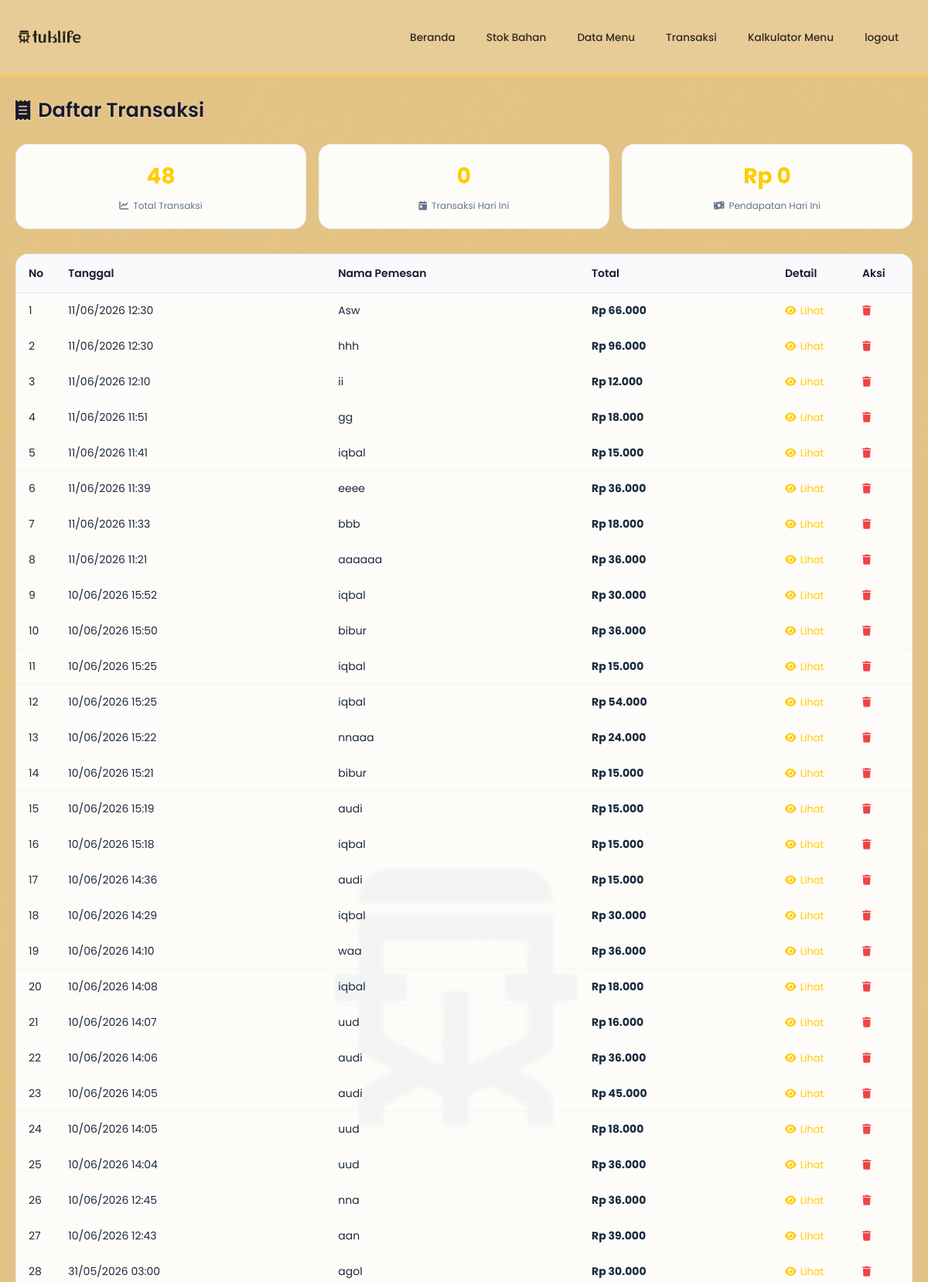
The page /modules/transaksi/index.php (upper part) on the database its author committed.
### tables this page shows
CREATE TABLE `transaksi` (
  `id_transaksi` int NOT NULL,
  `tgl_transaksi` timestamp NULL DEFAULT CURRENT_TIMESTAMP,
  `total` int DEFAULT NULL,
  `nama_pemesan` varchar(150) DEFAULT NULL,
  `cash` int NOT NULL DEFAULT '0',
  `change` int NOT NULL DEFAULT '0'
);

### includes/fungsi.php (called while the page is built, shortened)
<?php
function rupiah($angka) {
    return "Rp " . number_format($angka, 0, ',', '.');
}
?>

### modules/transaksi/index.php (the view)
<?php
include '../../config/database.php';
include '../../includes/fungsi.php';
include '../../includes/header.php';
$query = "SELECT * FROM transaksi ORDER BY id_transaksi DESC";
$result = mysqli_query($conn, $query);
$totalTransaksi = $result ? mysqli_num_rows($result) : 0;
$queryHariIni = "SELECT COUNT(*) as total, COALESCE(SUM(total), 0) as pendapatan
                FROM transaksi
                WHERE tgl_transaksi >= CONCAT(CURDATE(), ' 12:00:00')
                AND tgl_transaksi < CONCAT(DATE_ADD(CURDATE(), INTERVAL 1 DAY), ' 12:00:00')";
$resultHariIni = mysqli_query($conn, $queryHariIni);
$dataHariIni = mysqli_fetch_assoc($resultHariIni);
?>
<h1><i class="fas fa-receipt"></i> Daftar Transaksi</h1>
<div class="stats-grid">
    <div class="stat-card">
        <div class="stat-value"><?= $totalTransaksi ?></div>
        <div class="stat-label"><i class="fas fa-chart-line"></i> Total Transaksi</div>
    </div>
    <div class="stat-card">
        <div class="stat-value"><?= $dataHariIni['total'] ?></div>
        <div class="stat-label"><i class="fas fa-calendar-day"></i> Transaksi Hari Ini</div>
    </div>
    <div class="stat-card">
        <div class="stat-value"><?= rupiah($dataHariIni['pendapatan']) ?></div>
        <div class="stat-label"><i class="fas fa-money-bill-wave"></i> Pendapatan Hari Ini</div>
    </div>
</div>
<div class="table-wrapper">
    <table>
        <thead>
            <tr>
                <th width="50">No</th>
                <th>Tanggal</th>
                <th>Nama Pemesan</th>
                <th>Total</th>
                <th width="100">Detail</th>
                <th width="80">Aksi</th>
            </tr>
        </thead>
        <tbody>
            <?php
            $no = 1;
            if(mysqli_num_rows($result) > 0):
                while($row = mysqli_fetch_assoc($result)): ?>
                <tr>
                    <td><?= $no++ ?></td>
                    <td><?= date('d/m/Y H:i', strtotime($row['tgl_transaksi'])) ?></td>
                    <td><?= htmlspecialchars($row['nama_pemesan'] ?? '-') ?></td>
                    <td><strong><?= rupiah($row['total']) ?></strong></td>
                    <td>
                        <a href="detail.php?id=<?= $row['id_transaksi'] ?>" class="action-link">
                            <i class="fas fa-eye"></i> Lihat
                        </a>
                    </td>
                    <td>
                        <a href="hapus.php?id=<?= $row['id_transaksi'] ?>" class="action-link action-link-danger" onclick="return confirm('Yakin hapus transaksi ini?')">
                            <i class="fas fa-trash"></i>
                        </a>
                    </td>
                </tr>
                <?php endwhile;
            else: ?>
                <tr>
                    <td colspan="6" style="text-align: center;">Belum ada transaksi</td>
                </tr>
            <?php endif; ?>
        </tbody>
    </table>
</div>
<?php include '../../includes/footer.php'; ?>

### rows shown on the page
transaksi: tgl_transaksi "11/06/2026 12:30", nama_pemesan "Asw", total "Rp 66.000"
transaksi: tgl_transaksi "11/06/2026 12:30", nama_pemesan "hhh", total "Rp 96.000"
transaksi: tgl_transaksi "11/06/2026 12:10", nama_pemesan "ii", total "Rp 12.000"
transaksi: tgl_transaksi "11/06/2026 11:51", nama_pemesan "gg", total "Rp 18.000"
transaksi: tgl_transaksi "11/06/2026 11:41", nama_pemesan "iqbal", total "Rp 15.000"
transaksi: tgl_transaksi "11/06/2026 11:39", nama_pemesan "eeee", total "Rp 36.000"
transaksi: tgl_transaksi "11/06/2026 11:33", nama_pemesan "bbb", total "Rp 18.000"
transaksi: tgl_transaksi "11/06/2026 11:21", nama_pemesan "aaaaaa", total "Rp 36.000"
transaksi: tgl_transaksi "10/06/2026 15:52", nama_pemesan "iqbal", total "Rp 30.000"
transaksi: tgl_transaksi "10/06/2026 15:50", nama_pemesan "bibur", total "Rp 36.000"
transaksi: tgl_transaksi "10/06/2026 15:25", nama_pemesan "iqbal", total "Rp 15.000"
transaksi: tgl_transaksi "10/06/2026 15:25", nama_pemesan "iqbal", total "Rp 54.000"
transaksi: tgl_transaksi "10/06/2026 15:22", nama_pemesan "nnaaa", total "Rp 24.000"
transaksi: tgl_transaksi "10/06/2026 15:21", nama_pemesan "bibur", total "Rp 15.000"
transaksi: tgl_transaksi "10/06/2026 15:19", nama_pemesan "audi", total "Rp 15.000"
transaksi: tgl_transaksi "10/06/2026 15:18", nama_pemesan "iqbal", total "Rp 15.000"
transaksi: tgl_transaksi "10/06/2026 14:36", nama_pemesan "audi", total "Rp 15.000"
transaksi: tgl_transaksi "10/06/2026 14:29", nama_pemesan "iqbal", total "Rp 30.000"
transaksi: tgl_transaksi "10/06/2026 14:10", nama_pemesan "waa", total "Rp 36.000"
transaksi: tgl_transaksi "10/06/2026 14:08", nama_pemesan "iqbal", total "Rp 18.000"
transaksi: tgl_transaksi "10/06/2026 14:07", nama_pemesan "uud", total "Rp 16.000"
transaksi: tgl_transaksi "10/06/2026 14:06", nama_pemesan "audi", total "Rp 36.000"
transaksi: tgl_transaksi "10/06/2026 14:05", nama_pemesan "audi", total "Rp 45.000"
transaksi: tgl_transaksi "10/06/2026 14:05", nama_pemesan "uud", total "Rp 18.000"
transaksi: tgl_transaksi "10/06/2026 14:04", nama_pemesan "uud", total "Rp 36.000"
transaksi: tgl_transaksi "10/06/2026 12:45", nama_pemesan "nna", total "Rp 36.000"
transaksi: tgl_transaksi "10/06/2026 12:43", nama_pemesan "aan", total "Rp 39.000"
transaksi: tgl_transaksi "31/05/2026 03:00", nama_pemesan "agol", total "Rp 30.000"

### other values the page prints
$totalTransaksi "48"
$dataHariIni['total'] "0"
rupiah($dataHariIni['pendapatan']) "Rp 0"
